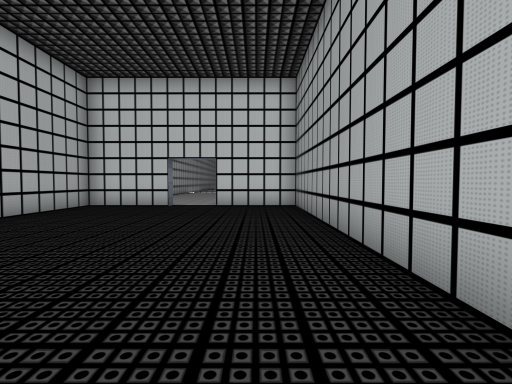
[1] (above)

12 first-person views from a walk through a 3-D level made in the Unity game engine. The camera is 1.5 m above the floor, tilts 2° down and sees 85° across. The floor is counted in squares, 2 m on a side. Each view is taken from the middle of a square. On the plan, view 1 faces up. The plan holds only what a view shows up to about 10 squares ahead; the rest is blank. The place goes on beyond the plan. The player character is not drawn. Some surface patterns are stand-ins.

[2]
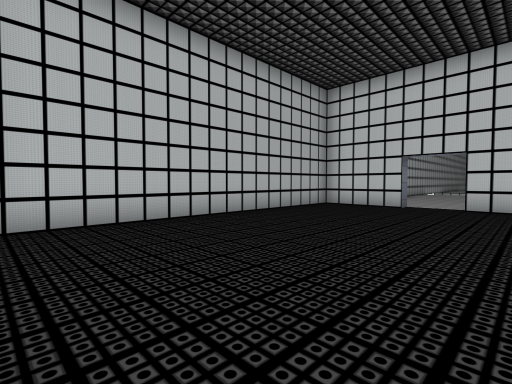

[3]
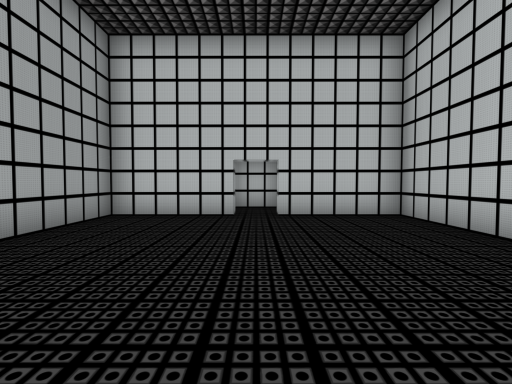

[4]
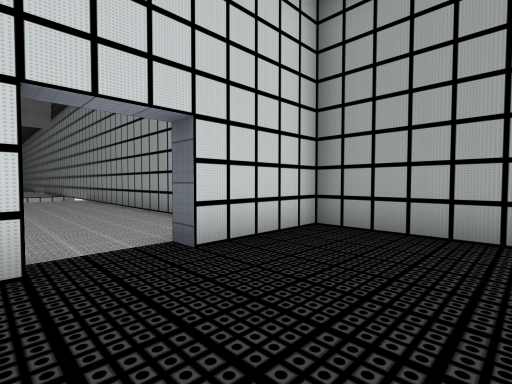

[5]
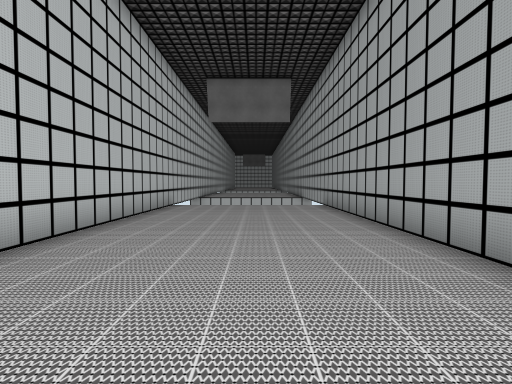

[6]
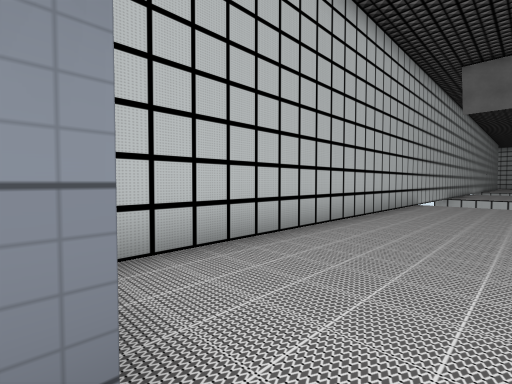

[7]
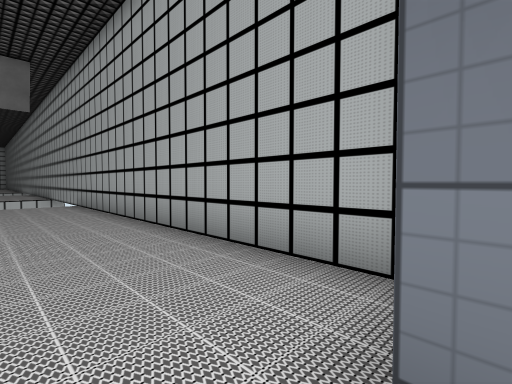

[8]
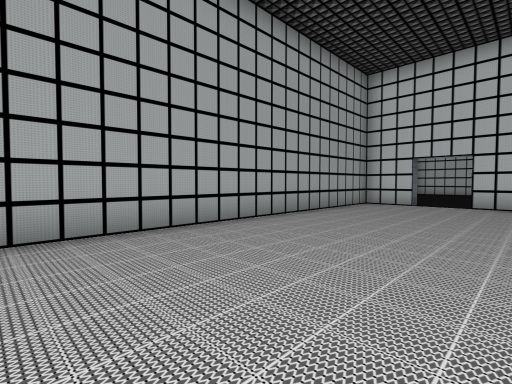

[9]
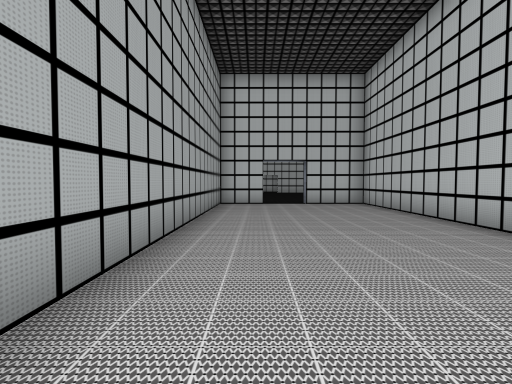

[10]
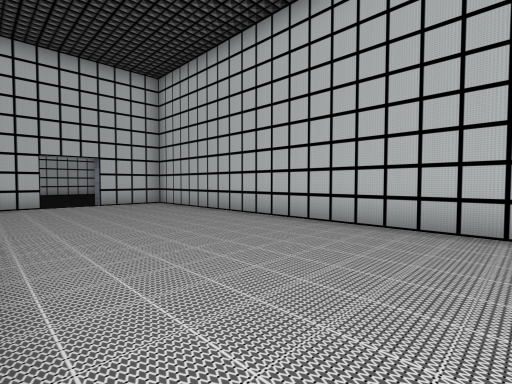

[11]
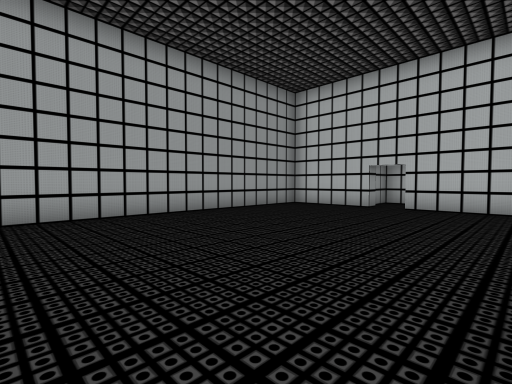

[12]
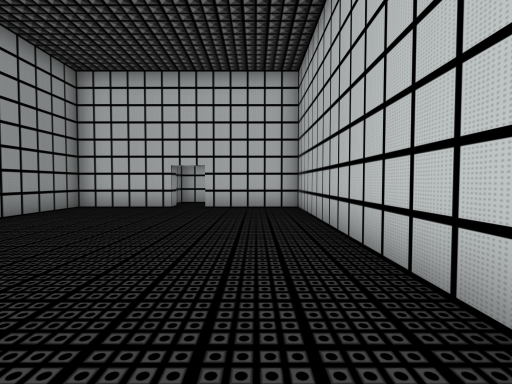

### Floor plan
Points are (right, up) in squares from view 1. A wall is a line through its corners. A room is listed if a view was taken in it or the views show most of it. See-through windows are left out.
Room 1 (views 1, 2, 3, 4, 11, 12)
walls: (-2.7, 8.7) (-5.2, 8.7) (-5.2, -0.3) (-2.5, -0.3); (-1.5, -0.8) (-1.5, -0.3) (1.2, -0.3) (1.2, 8.7) (-1.2, 8.7); (-2.6, -2.3) (-1.2, -2.3) (-1.2, -1.4)
ways out: opening at (-2, 9) to room 2
Room 2 (views 5, 6, 7, 8, 9, 10)
walls: (-1.2, 8.7) (-1.2, 9.3) (0.2, 9.3) (0.2, 20.5); (-4.7, 20.4) (-4.7, 9.3) (-2.7, 9.3) (-2.7, 8.7)
ways out: opening at (-2, 9) to room 1

Where each view was taken, in squares from view 1:
view 1: 0 up, 0 right, facing up
view 2: 0 up, 0 right, facing up-left
view 3: 6 up, 2 left, facing down
view 4: 6 up, 3 left, facing up-right
view 5: 10 up, 2 left, facing up
view 6: 9 up, 2 left, facing up-left
view 7: 9 up, 2 left, facing up-right
view 8: 19 up, 4 left, facing down-right
view 9: 19 up, 1 left, facing down
view 10: 19 up, 0 right, facing down-left
view 11: 8 up, 5 left, facing down-right
view 12: 8 up, 4 left, facing down
